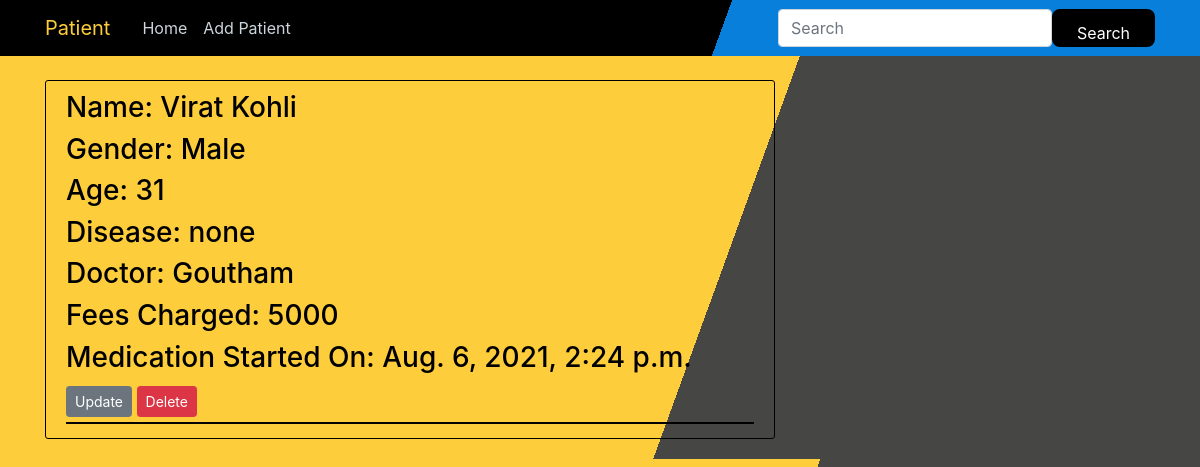
Page /patient/3/ on the committed database.
### PD/models.py (models this page shows, shortened)
class Patient(models.Model):
        firstname = models.CharField(max_length=100)
        lastname  = models.CharField(max_length=100)
        choose_gender = (
        ('Male', 'Male'),
        ('Female', 'Female'),
        )
        gender = models.CharField( max_length=100,choices=choose_gender)
        age = models.IntegerField(max_length=3,null=True)
        disease  = models.CharField(max_length=100)
        doctor   = models.CharField(max_length=100)
        fees = models.IntegerField(default=500,null=False)
        medsstarted =  models.DateTimeField(default=timezone.now)

### PD/views.py (the view)
# urls.py: path("patient/<int:pk>/", PatientDetailView.as_view(), name="patient-detail"),
class PatientDetailView(DetailView):
    model = Patient

### PD/templates/PD/patient_detail.html
{%extends "PD/base.html" %} {% block content %}
<article class="media content-section">
    <div class="media-body">
        <div class="article-metadata">
            <h3>Name: {{ object.firstname }} {{object.lastname}}</h3>
            <h3>Gender: {{ object.gender }}</h3>
            <h3>Age: {{ object.age }}</h3>
            <h3>Disease: {{ object.disease }}</h3>
            <h3>Doctor: {{ object.doctor }}</h3>
            <h3>Fees Charged: {{ object.fees }}</h3>
            <h3>Medication Started On: {{ object.medsstarted }}</h3>
            <div>
                <a
                class="btn btn-secondary btn-sm mt-1 mb-1"
                href="{% url 'patient-update' object.id%}"
                >Update</a
                >
                <a
                class="btn btn-danger btn-sm mt-1 mb-1"
                href="{% url 'patient-delete' object.id%}"
                >Delete</a
                >
            </div>
        </div>
    </div>
</article>
{% endblock%}

### PD/static/PD/style.css (style rules this page uses)
body { background: linear-gradient(110deg, #fdcd3b 60%, #464644 60%); color: #333333; margin-top: 5rem; }
h1, h2, h3, h4, h5, h6 { color: #000000; }
.content-section { background: transparent; padding: 10px 20px; border: 1px solid #000000; border-radius: 3px; margin-bottom: 20px; }
.article-metadata { padding-bottom: 1px; margin-bottom: 4px; border-bottom: 2px solid #000000; }

### rows in the picture
Patient: firstname "Virat", lastname "Kohli", gender "Male", age "31", disease "none", doctor "Goutham", fees "5000", medsstarted "Aug. 6, 2021, 2:24 p.m."
